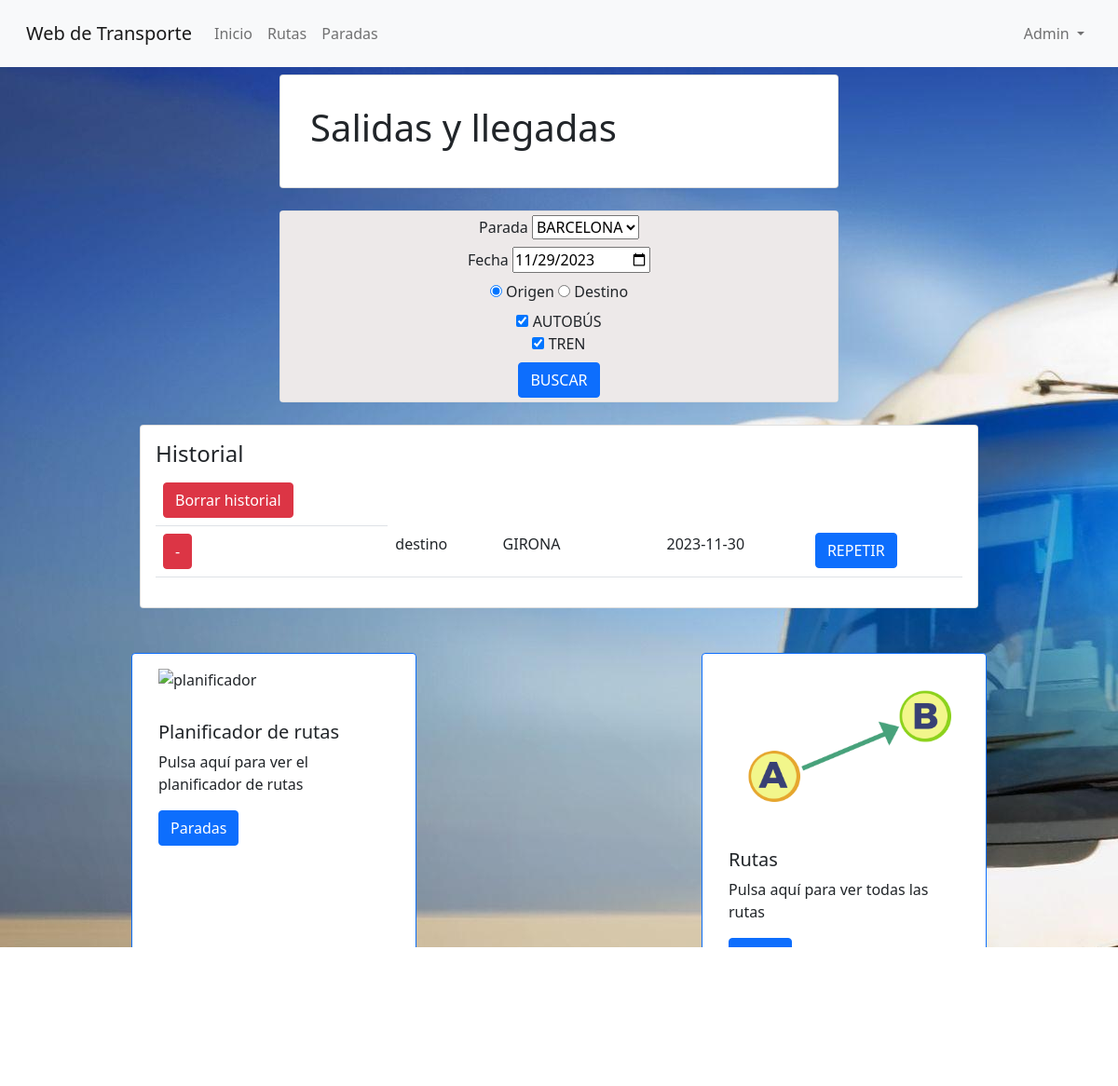
/paradas.php (signed in), run on an earlier commit of the app's database.
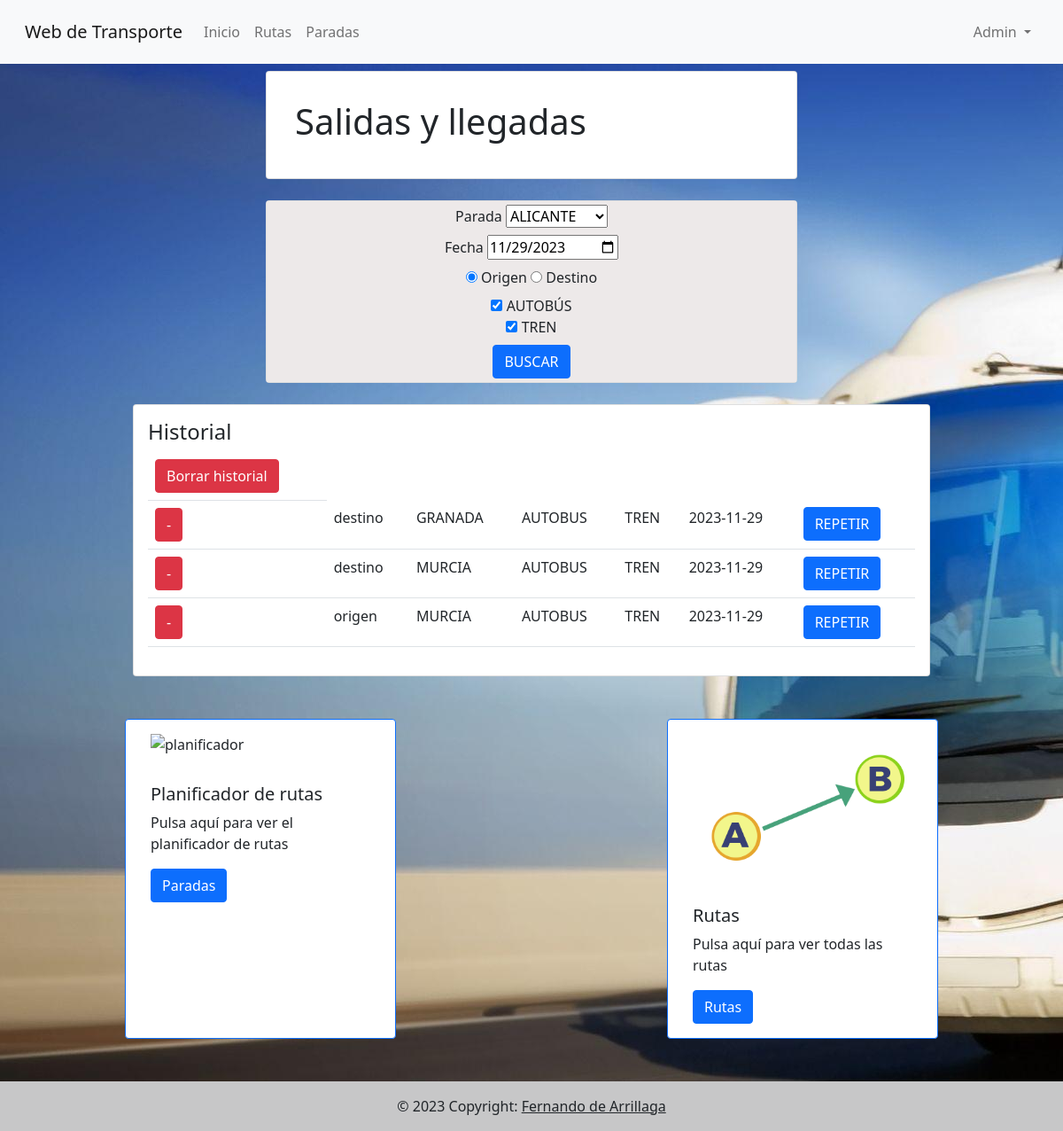
And on a later commit of the database.
### tables this page shows
CREATE TABLE `historial` (
  `id` int(11) NOT NULL,
  `origen` varchar(11) DEFAULT NULL,
  `destino` varchar(11) DEFAULT NULL,
  `ruta` varchar(100) DEFAULT NULL,
  `parada` varchar(20) DEFAULT NULL,
  `fecha` date NOT NULL,
  `autobus` varchar(10) DEFAULT NULL,
  `tren` varchar(10) DEFAULT NULL,
  `id_usuario` int(11) DEFAULT NULL
);

### historial.php (the view, shortened to what the changed rows need)
<div class="d-flex justify-content-center">
    <div class="card text-start col-12 col-lg-9">
      <div class="card-body">
        <?php
        $id=$_SESSION["id"];
        if ($pagina=="inicio") {
            $query="SELECT * FROM `historial` WHERE `origen` IS not null AND `destino` IS not null AND `id_usuario`=$id order BY `id` desc;";
        } elseif ($pagina=="rutas") {
            $query="SELECT * FROM `historial` WHERE `ruta` IS NOT NULL AND `id_usuario`=$id  order BY `id` desc;";
        } elseif ($pagina=="paradas") {
            $query="SELECT * FROM `historial` WHERE (`origen` is null AND `destino` is not null) OR (`origen` is NOT null AND `destino` is null) AND `id_usuario`=$id  order BY `id` desc;";
        }
        $sql=$conexion->query($query);
        $rows = array();
        while ($row = mysqli_fetch_assoc($sql)) {
        array_push($rows, $row);
        }
        ?>
        <table class="table table-stripped">
        <?php
        for ($i=0; $i < count($rows); $i++) {
            echo "<tr>";?>
            <form action="borrarHistorial.php" method="post">
            <td><input type="submit" class="btn btn-danger" value="-"></a></td>
            </form>
            <?php
            if($pagina=="inicio"){
                echo "<td>". $rows[$i]["origen"] ."</td>";
                echo "<td>". $rows[$i]["destino"]."</td>";
                echo "<td>". $rows[$i]["fecha"] ."</td>";
                echo "<td>". $rows[$i]["autobus"] ."</td>";
                echo "<td>". $rows[$i]["tren"] ."</td>";
                ?>
                <form action="resultado.php" method="post">
                <input type = "hidden" name = "origen" value = "<?php echo $rows[$i]['origen']?>" />
                <input type = "hidden" name = "destino" value = "<?php echo $rows[$i]['destino']?>" />
                <input type = "hidden" name = "fecha" value = "<?php echo $rows[$i]['fecha']?>" />
                <input type = "hidden" name = "autobus" value = "<?php echo $rows[$i]['autobus']?>" />
                <input type = "hidden" name = "tren" value = "<?php echo $rows[$i]['tren']?>" />
                <?php
            } elseif ($pagina=="paradas") {
                if ($rows[$i]["origen"]!=NULL) {
                    echo "<td>". $rows[$i]["origen"] ."</td>";
                }
                if ($rows[$i]["destino"]!=NULL) {
                    echo "<td>". $rows[$i]["destino"]."</td>";
                }
                echo "<td>". $rows[$i]["parada"] ."</td>";
                echo "<td>". $rows[$i]["autobus"] ."</td>";
                echo "<td>". $rows[$i]["tren"] ."</td>";
                echo "<td>". $rows[$i]["fecha"] ."</td>";
                ?>
                <form action="resultadoparadas.php" method="post">
                <?php
            }
            ?>
            <td><input type="submit" class="btn btn-primary" value="REPETIR"></a></td>
        </form>
            <?php
            echo "</tr>";
        }
        ?>
        </table>
      </div>
    </div>
</div>

### paradas.php (shortened to what the changed rows need)
<!DOCTYPE html>
<html lang="en">
<head>
</head>
    <?php require_once('header.php');?>
<body>
<div class="d-flex justify-content-center">
  <div class="card col-12 col-md-6 p-3 ">
    <h1 class="p-3">Salidas y llegadas</h1>
</div>
</div>
<?php
        $conexion=mysqli_connect("localhost", "root", "", "transporte");
        $sql=$conexion->query("SELECT DISTINCT `parada` FROM `paradas` ORDER BY `parada`");
        $lugares=[];
        foreach ($sql as $value) {
            array_push($lugares, $value["parada"]);
        }
        ?>
        <br>
        <div class="d-flex justify-content-center">
        <div class="card col-12 col-md-6 ">
        <form name="busqueda" class="formulario" action="resultadoparadas.php" method="post" onsubmit="return validacionParadas()">
        <div class="p-1">
        <label>Parada</label>
        <select name="parada" id="parada">
            <?php
            foreach ($lugares as $value){
                echo "<option value='$value'> $value </option>";
            }
            ?>
        </select>
        </div>
        </form>
        </div>
        </div>
        <br>
        <div class="row justify-content-around">
            <?php
            $pagina="paradas";
            if (isset($_SESSION["usuario"])) {
                require_once("historial.php");
            }
            ?>
        </div>
</body>
<footer>
</footer>
</html>

What changed in the data, as far as the page shows it:
removed historial: destino "destino", parada "GIRONA", fecha "2023-11-30"
added historial: destino "destino", parada "GRANADA", autobus "AUTOBUS", tren "TREN", fecha "2023-11-29"
added historial: destino "destino", parada "MURCIA", autobus "AUTOBUS", tren "TREN", fecha "2023-11-29"
added historial: origen "origen", parada "MURCIA", autobus "AUTOBUS", tren "TREN", fecha "2023-11-29"
Also different on the page:
form field parada: "BARCELONA" → "ALICANTE"
text no longer shown: "Paradas Rutas"
text now shown: "Paradas Rutas © 2023 Copyright: Fernando de Arrillaga"
